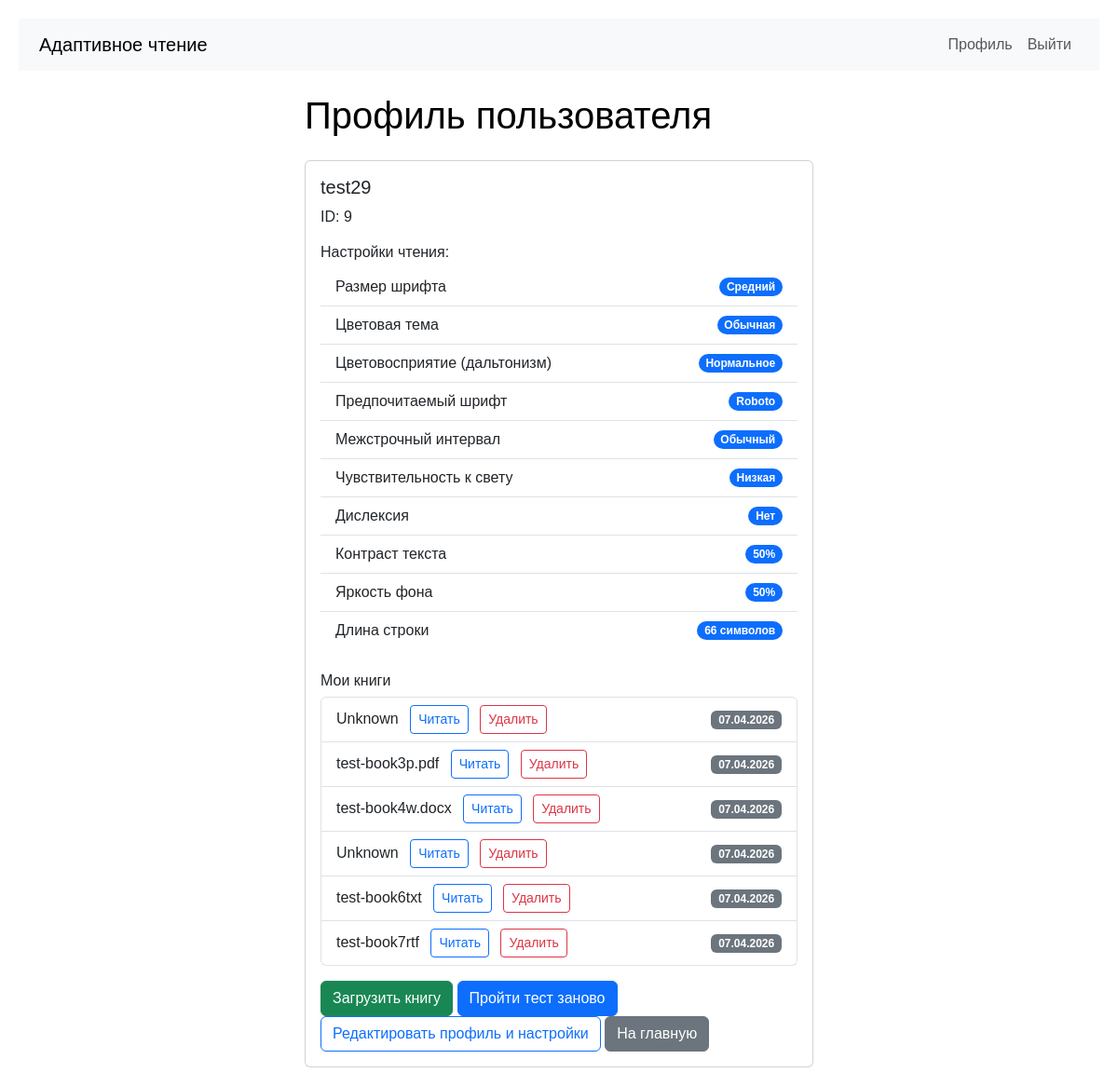
The page /profile/9 (signed in) on the database as committed earlier.
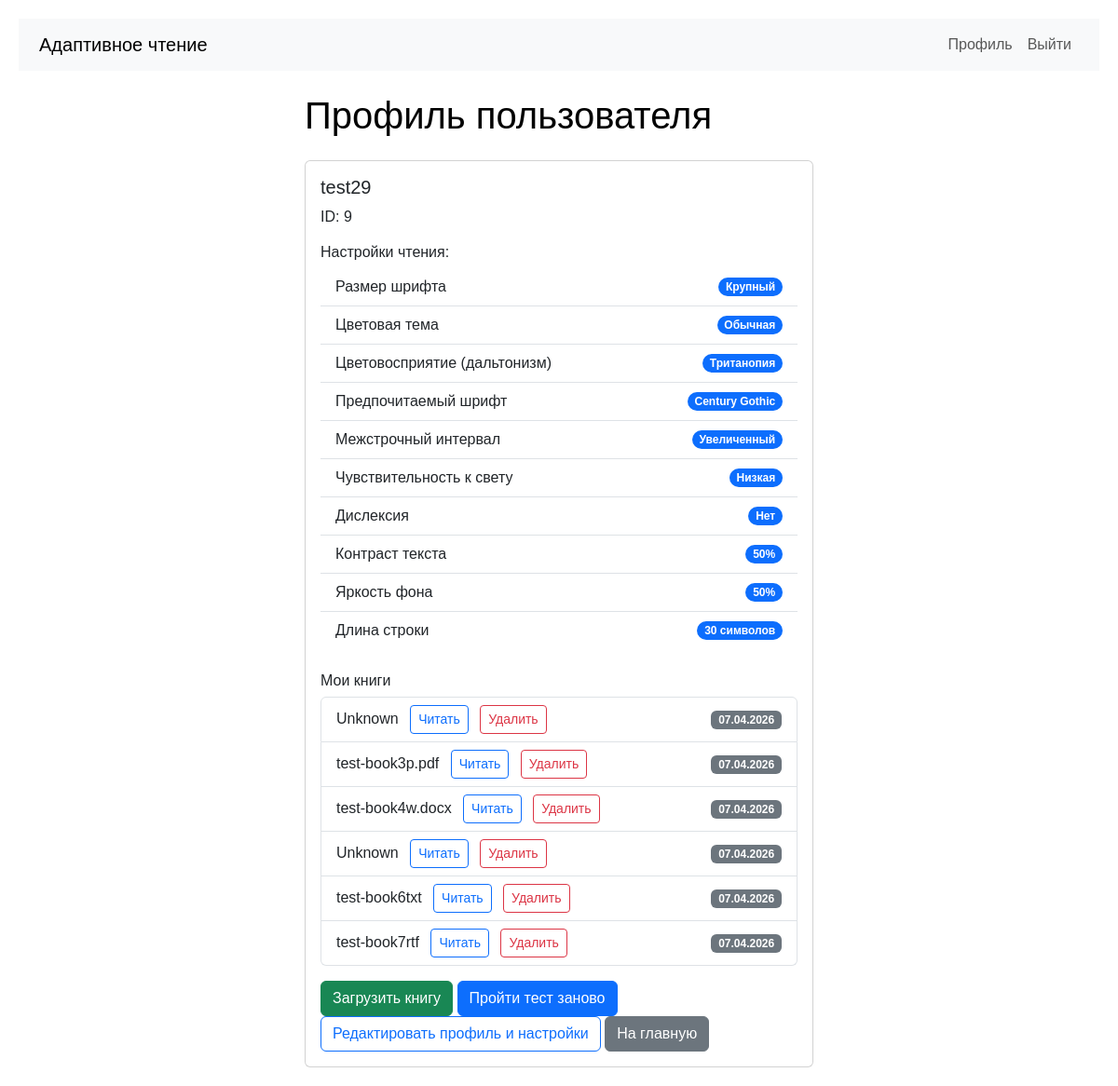
The same page on the database as committed later.
### app.py (models this page shows, shortened)
class User(db.Model):
    id = db.Column(db.Integer, primary_key=True)
    username = db.Column(db.String(80), unique=True, nullable=False, default='user1')
    password_hash = db.Column(db.String(200))
    contrast = db.Column(db.String(20))       # 'high', 'medium', 'low'
    color_vision = db.Column(db.String(20))   # 'normal', 'deutan', 'protan', 'tritan'
    font_pref = db.Column(db.String(20))      # 'small', 'medium', 'large'
    theme_pref = db.Column(db.String(20))     # 'light', 'dark', 'sepia', 'high_contrast'
    line_height = db.Column(db.String(20), default='normal')      # 'normal' или 'large'
    color_blindness_type = db.Column(db.String(20), default='none')   # 'none', 'protanopia', 'deuteranopia', 'tritanopia'
    has_dyslexia = db.Column(db.Boolean, default=False)
    light_sensitivity_level = db.Column(db.String(20), default='low')   # 'low', 'medium', 'high'
    preferred_font = db.Column(db.String(50), default='Roboto')
    contrast_sensitivity = db.Column(db.Integer, default=50)
    brightness_preference = db.Column(db.Integer, default=50)
    preferred_line_width_ch = db.Column(db.Integer, default=66)
    created_at = db.Column(db.DateTime, default=datetime.utcnow)

class Book(db.Model):
    id = db.Column(db.Integer, primary_key=True)
    user_id = db.Column(db.Integer, db.ForeignKey('user.id'), nullable=False)
    filename = db.Column(db.String(200), nullable=False)
    file_path = db.Column(db.String(300), nullable=False)
    extracted_html_path = db.Column(db.String(300))  # путь к сгенерированному HTML
    title = db.Column(db.String(200))  # будет извлечено из метаданных
    uploaded_at = db.Column(db.DateTime, default=datetime.utcnow)
    user = db.relationship('User', backref=db.backref('books', lazy=True))

### app.py (the view)
@app.route('/profile/<int:user_id>')
def profile(user_id):
    if 'user_id' not in session:
        return redirect(url_for('login'))
    if session['user_id'] != user_id:
        return "Доступ запрещён", 403
    user = User.query.get_or_404(user_id)
    return render_template('profile.html', user=user)

### app.py (called while the page is built)
@app.context_processor
def inject_user():
    return dict(session=session)

### templates/profile.html
{% extends "base.html" %}
{% block content %}
<div class="row">
    <div class="col-md-6 offset-md-3">
        <h1 class="mb-4">Профиль пользователя</h1>
        <div class="card">
            <div class="card-body">
                <h5 class="card-title">{{ user.username }}</h5>
                <p class="card-text">ID: {{ user.id }}</p>
                <h6 class="mt-3">Настройки чтения:</h6>
                <ul class="list-group list-group-flush">
                    <li class="list-group-item d-flex justify-content-between align-items-center">
                        Размер шрифта
                        <span class="badge bg-primary rounded-pill">
                            {% if user.font_pref == 'small' %}Мелкий
                            {% elif user.font_pref == 'medium' %}Средний
                            {% elif user.font_pref == 'large' %}Крупный
                            {% else %}Не указан{% endif %}
                        </span>
                    </li>
                    <li class="list-group-item d-flex justify-content-between align-items-center">
                        Цветовая тема
                        <span class="badge bg-primary rounded-pill">
                            {% if user.theme_pref == 'normal' %}Обычная
                            {% elif user.theme_pref == 'high' %}Высокий контраст
                            {% elif user.theme_pref == 'dark' %}Тёмная
                            {% elif user.theme_pref == 'sepia' %}Сепия
                            {% else %}Не указана{% endif %}
                        </span>
                    </li>
                    <li class="list-group-item d-flex justify-content-between align-items-center">
                        Цветовосприятие (дальтонизм)
                        <span class="badge bg-primary rounded-pill">
                            {% if user.color_vision == 'normal' %}Нормальное
                            {% elif user.color_vision == 'deutan' %}Дейтеранопия
                            {% elif user.color_vision == 'protan' %}Протанопия
                            {% elif user.color_vision == 'tritan' %}Тританопия
                            {% else %}Не указано{% endif %}
                        </span>
                    </li>
                    <li class="list-group-item d-flex justify-content-between align-items-center">
                        Предпочитаемый шрифт
                        <span class="badge bg-primary rounded-pill">{{ user.preferred_font or 'Roboto' }}</span>
                    </li>
                    <li class="list-group-item d-flex justify-content-between align-items-center">
                        Межстрочный интервал
                        <span class="badge bg-primary rounded-pill">
                            {% if user.line_height == 'large' %}Увеличенный
                            {% else %}Обычный{% endif %}
                        </span>
                    </li>
                    <li class="list-group-item d-flex justify-content-between align-items-center">
                        Чувствительность к свету
                        <span class="badge bg-primary rounded-pill">
                            {% if user.light_sensitivity_level == 'low' %}Низкая
                            {% elif user.light_sensitivity_level == 'medium' %}Средняя
                            {% elif user.light_sensitivity_level == 'high' %}Высокая
                            {% else %}Не указана{% endif %}
                        </span>
                    </li>
                    <li class="list-group-item d-flex justify-content-between align-items-center">
                        Дислексия
                        <span class="badge bg-primary rounded-pill">{{ 'Да' if user.has_dyslexia else 'Нет' }}</span>
                    </li>
                    <li class="list-group-item d-flex justify-content-between align-items-center">
                        Контраст текста
                        <span class="badge bg-primary rounded-pill">{{ user.contrast_sensitivity or 50 }}%</span>
                    </li>
                    <li class="list-group-item d-flex justify-content-between align-items-center">
                        Яркость фона
                        <span class="badge bg-primary rounded-pill">{{ user.brightness_preference or 50 }}%</span>
                    </li>
                    <li class="list-group-item d-flex justify-content-between align-items-center">
                        Длина строки
                        <span class="badge bg-primary rounded-pill">{{ user.preferred_line_width_ch or 66 }} символов</span>
                    </li>
                </ul>
                <h6 class="mt-4">Мои книги</h6>
                {% if user.books %}
                <ul class="list-group">
                    {% for book in user.books %}
                    <li class="list-group-item d-flex justify-content-between align-items-center">
                        <div>
                            {{ book.title }}
                            {% if book.extracted_html_path %}
                                <a href="/read/{{ book.id }}" class="btn btn-sm btn-outline-primary ms-2">Читать</a>
                            {% else %}
                                <span class="badge bg-warning text-dark ms-2">HTML не готов</span>
                            {% endif %}
                            <form action="{{ url_for('delete_book', book_id=book.id) }}" method="POST" style="display: inline;" onsubmit="return confirm('Удалить книгу? Это действие нельзя отменить.');">
                                <button type="submit" class="btn btn-sm btn-outline-danger ms-2">Удалить</button>
                            </form>
                        </div>
                        <span class="badge bg-secondary">{{ book.uploaded_at.strftime('%d.%m.%Y') }}</span>
                    </li>
                    {% endfor %}
                </ul>
                {% else %}
                <p>У вас пока нет загруженных книг.</p>
                {% endif %}
                <div class="mt-3">
                    <a href="/upload/{{ user.id }}" class="btn btn-success">Загрузить книгу</a>
                    <a href="/test" class="btn btn-primary">Пройти тест заново</a>
                    <a href="{{ url_for('edit_profile') }}" class="btn btn-outline-primary">Редактировать профиль и настройки</a>
                    <a href="/" class="btn btn-secondary">На главную</a>
                </div>
            </div>
        </div>
    </div>
</div>
{% endblock %}

### templates/base.html (shortened to what this page needs)
<!doctype html>
<html lang="ru">
<head>
    <link href="https://cdn.jsdelivr.net/npm/bootstrap@5.3.0/dist/css/bootstrap.min.css" rel="stylesheet">
    <link rel="stylesheet" href="{{ url_for('static', filename='css/reader.css') }}">
</head>
<body {% block body_attributes %}{% endblock %}>
    <nav class="navbar navbar-expand-lg bg-light mb-4">
        <div class="container">
            <a class="navbar-brand" href="/">Адаптивное чтение</a>
            <div class="collapse navbar-collapse">
                <ul class="navbar-nav ms-auto">
                    {% if session.user_id %}
                        <li class="nav-item">
                            <a class="nav-link" href="/profile/{{ session.user_id }}">Профиль</a>
                        </li>
                        <li class="nav-item">
                            <a class="nav-link" href="/logout">Выйти</a>
                        </li>
                    {% endif %}
                </ul>
            </div>
        </div>
    </nav>
    <div class="container mt-4">
        {% block content %}{% endblock %}
    </div>
</body>
</html>

### static/css/reader.css (style rules this page uses)
body { font-family: Arial, sans-serif; font-size: 16px; line-height: 1.5; color: #000; background-color: #fff; transition: all 0.2s ease; padding: 20px; }

Rows that differ between the two databases and show on the page:
changed User "test29": preferred_font "Roboto" → "Century Gothic"; preferred_line_width_ch "66" → "30"
Other text that changed with them:
text no longer shown: "Средний Нормальное Обычный"
text now shown: "Крупный Тританопия Увеличенный"
